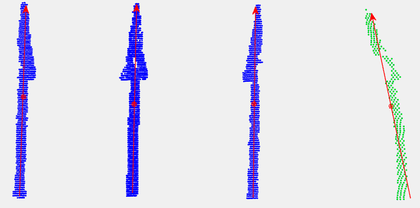
%> input picture example/arrow.png, 420 x 208 px, shrunk from 710 x 351 before the run
$ octave --eval "result = imadaptive(imread('../../example/arrow.png'));"   (GNU Octave 9; MATLAB toolbox functions it lacks are replaced by stand-ins)
%> lines starting %> are read from the running program, lines starting %| are printed output that depends on the picture; in (x1, y1, x2, y2) boxes, pixels count from 0 and x2, y2 are one past the last pixel; in counts of white or black regions, pixels touching at a corner belong together; the program's own positions count from 1
### src/source/imfillnan.m
function I = imfillnan(I,type,t)
% 将灰度图像中nan或者0值的像素用图像的采样均值填充，避免边界处分割错误
% t - 灰度填充系数，默认值为1，如果是灰度不均匀的图像，可令t=0.5
%
% 最理想的是做边缘灰度值延拓，这里用均值代替
%

if ~exist('type','var')||isempty(type),type = 0;end
if ~exist('t','var')||isempty(t),t = 1;end
if 0==type
    %全局均值填充
      [r,c] = size(I);
        num = 0;
        grays = [];
        for i = 1:r
            sampleGray = I(i,ceil(c/2));
            if (sampleGray~=0)&~isnan(sampleGray)
                num = num+1;
                grays(num) = sampleGray;
            end
        end
        if isempty(grays)
            return;
        end
        grays = sort(grays);
        backGray = mean(grays(1:ceil(num)));
else
    %边界处8邻域均值(默认)
    I(isnan(I))=0;
    I2 = I;
    I2(I2~=0)=1;
    [gx,gy ]= gradient(I2);
    gg=gx.*gx+gy.*gy;
    [cx,cy] = find(gg);
    size(cx,1);
    [w,h] = size(I);
    arr = [];
    for i = 1:size(cx,1)
        if(cx(i)>1&&cy(i)>1&&cx(i)<w&&cy(i)<h)
            arr = [arr;I(cx(i)-1,cy(i)-1) I(cx(i)-1,cy(i)) I(cx(i)-1,cy(i)+1) I(cx(i),cy(i)-1)...
                I(cx(i),cy(i)+1) I(cx(i)+1,cy(i)-1) I(cx(i)+1,cy(i)) I(cx(i)+1,cy(i)+1)];
        end
    end
    backGray = mean(arr(arr>0));
end
I(isnan(I)) = backGray*t;
I(I==0) = backGray*t;
end

### src/source/imadaptive.m
function out = imadaptive(img,s,t,sigma,fillpara)
% out = imadaptive(img,s,t,sigma)
% 基于积分图的自适应二值化
%
% Parameters：
% s = 10      - 自适应半径，要大于分割对象的半径，一般s越大越能反映细节，不过噪声也
%               会多些，值越小细节被忽略，噪声也少些
% t = 0.99    - 分割比率,可以大于1，值越大噪声越少，但是信号也会丢失
% sigma = 1.5 - 滤波参数，值越大滤掉的噪声点半径越大,细节也会丢失
% fillpara=1    - 背景填充系数，如果是处理灰度校正后的图像，值设为1即可，如果是
%               背景灰度分布不均匀的图像，可设置为0.5左右
%
%
% Reference：
% Roth D B G. Adaptive Thresholding using the Integral Image[J]. Journal of
% Graphics Gpu & Game Tools, 2007, 12(2):13-21.

% 说明：
% 自适应阈值分割实现有两种思路，第一种就如参考论文中所叙述那样，通过积分图计算
% 每个像素点的分割阈值(BW=I>T);另一种思路类似顶帽变换，直接对原始图像进行低通
% 滤波，滤波后的图像就就是背景图像(BW = I>t*I2);这两种思路本质是一样的，都是计
% 算每个像素周围的像素，这里使用前者。

if ~exist('s','var')||isempty(s)
    % 图像尺寸较大时效果不是很理想,最好自己设置s大小
%     nhoodSize =  2*floor(size(img)/16)+1;
%     padSize =(nhoodSize-1)/2;
    padSize = [10 10];
elseif size(s,2)==1
     padSize = [s s];
else
    padSize = s;
end
if ~exist('t','var')||isempty(t),t=1;end
if ~exist('sigma','var')||isempty(sigma),sigma=1;end
if ~exist('fillpara','var')||isempty(fillpara),fillpara=1;end

%预处理
if 3==size(img,3)
    img = rgb2gray(img);
end
img = im2double(img);
I = imfillnan(img,[],fillpara);
I = padarray(I,padSize,'replicate','both');%边缘扩展

% 高斯滤波
I = imgaussfilt(I,sigma);%高斯滤波

% 均值滤波
% h = fspecial('average', [10 10]);
% I=filter2(h,I);

% 计算积分图
intImg = integralImage(I);
intImg = intImg(2:end,2:end);

% 积分图盒式滤波,就是均值滤波
% intA, filterSize, normFactor, outType, outSize
% B = integralBoxFilter(intImg,[s s]);

% 自适应二值化
[w,h] = size(intImg);
ws = padSize(1);
hs = padSize(2);
for i=1+ws:w-ws
    for j=1+hs:h-hs
        x1=i-ws;
        x2=i+ws;
        y1=j-hs;
        y2=j+hs;
        count=(x2-x1)*(y2-y1);
        sum=intImg(x2,y2)-intImg(x2,y1)-intImg(x1,y2)+intImg(x1,y1);
        if(I(i,j)*count)<=(sum*t)
            out(i-ws,j-hs)=0;
        else
            out(i-ws,j-hs)=1;
        end
    end
end
% [5 lines of commented-out code are left out]
end

function intI = getintimg(I)
% 计算积分图
[w,h]=size(I);
intImg=zeros([w h]);
for i=1:w
    sum=0;
    for j=1:h
        sum=sum+I(i,j);
        if i==1
            intImg(i,j)=sum;
        else
            intImg(i,j)=intImg(i-1,j)+sum;
        end
    end
end
intI = intImg;
end
%> in imadaptive, `img = rgb2gray(img);`:
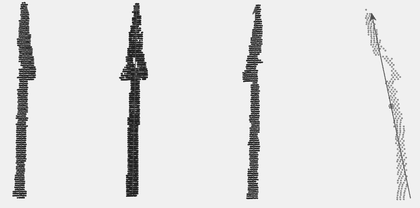
%> img: size 208x420 uint8; min 27, max 255, mean 226.6
%> after the loop in imfillnan, `for i = 1:r`: grays = 208 values from 0.941 to 0.941; num = 208
%> in imfillnan, `backGray = mean(grays(1:ceil(num)));`: backGray = 0.941
%> in imadaptive, `I = padarray(I,padSize,'replicate','both');`:
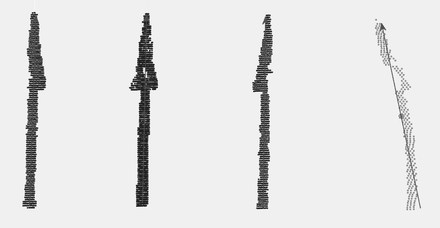
%> I: size 228x440 double; min 0.106, max 1, mean 0.895
%> in imadaptive, `I = imgaussfilt(I,sigma);`:
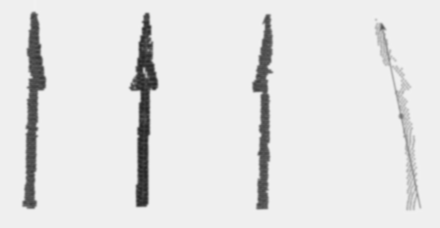
%> I: size 228x440 double; min 0.152, max 0.949, mean 0.895
%> in imadaptive, `intImg = integralImage(I);`:
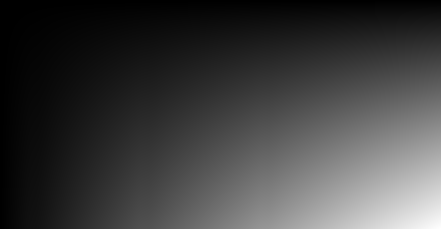
%> intImg: size 229x441 double; min 0, max 89822.7, mean 22107.4; drawn with min black and max white
%> after the loop in imadaptive, `for i=1+ws:w-ws`:
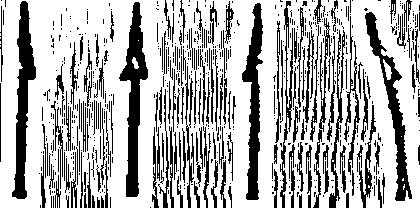
%> out: size 208x420 double; values 0 (black) and 1 (white), 70.3% white; 683 black regions (516 under 20 px), largest, box (x1, y1, x2, y2) and area: (119, 2, 148, 197) 2360, (12, 1, 36, 199) 2171, (242, 3, 263, 200) 1978

$ run again, on example/guideline.png
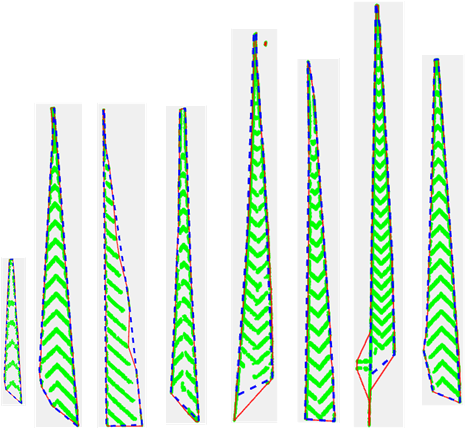
%> input picture example/guideline.png, 466 x 429 px
%> in imadaptive, `img = rgb2gray(img);`:
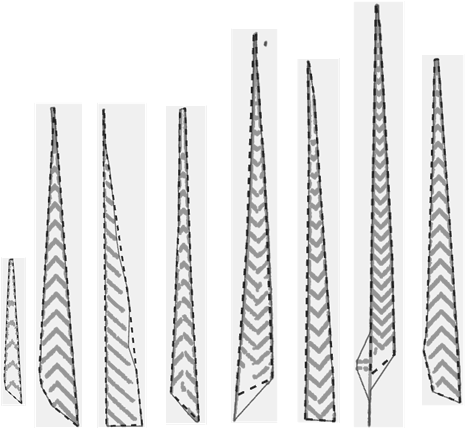
%> img: size 429x466 uint8; min 25, max 255, mean 230.4
%> the loop in imfillnan, `for i = 1:r` made 429 passes
%> sampleGray on passes 1 to 8: 1, 1, 1, 1, 1, 1, 1, 1
%> after the loop in imfillnan, `for i = 1:r`: grays = 429 values, max 1 at index 1, min 0.898 at index 421, mean 0.964; num = 429
%> in imfillnan, `grays = sort(grays);`: grays = 429 values from 0.898 to 1
%> backGray = 0.964
%> after the loop in imadaptive, `for i=1+ws:w-ws`:
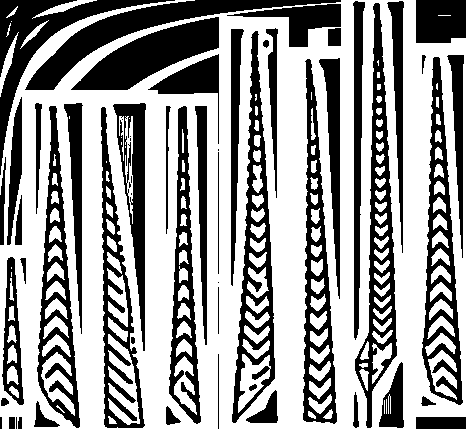
%> out: size 429x466 double; values 0 (black) and 1 (white), 61.1% white; 57 black regions (9 under 20 px), largest, box (x1, y1, x2, y2) and area: (355, 3, 397, 428) 5318, (25, 0, 341, 90) 5317, (232, 31, 275, 423) 5218

$ run again, on example/line.png
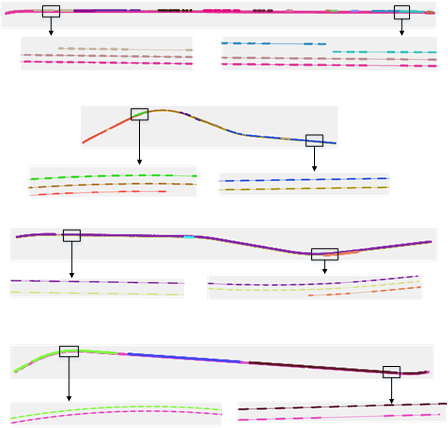
%> input picture example/line.png, 448 x 428 px
%> in imadaptive, `img = rgb2gray(img);`:
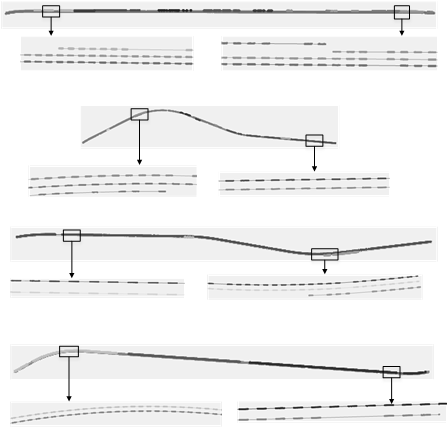
%> img: size 428x448 uint8; min 0, max 255, mean 241.6
%> the loop in imfillnan, `for i = 1:r` made 428 passes
%> sampleGray on passes 1 to 8: 1, 0.976, 0.949, 0.941, 0.941, 0.941, 0.941, 0.945
%> after the loop in imfillnan, `for i = 1:r`: grays = 428 values, max 1 at index 1, min 0.255 at index 241, mean 0.948; num = 428
%> in imfillnan, `grays = sort(grays);`: grays = 428 values from 0.255 to 1
%> backGray = 0.948
%> after the loop in imadaptive, `for i=1+ws:w-ws`:
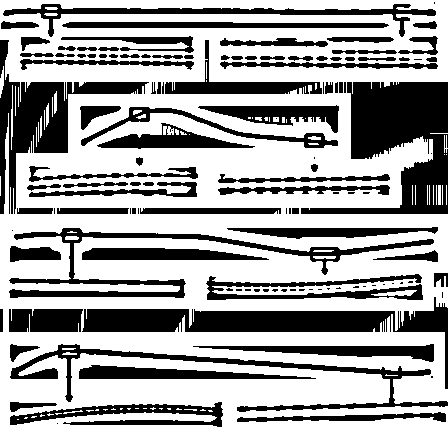
%> out: size 428x448 double; values 0 (black) and 1 (white), 63.2% white; 121 black regions (39 under 20 px), largest, box (x1, y1, x2, y2) and area: (301, 82, 448, 214) 9356, (82, 297, 448, 389) 7708, (0, 40, 149, 214) 5949
